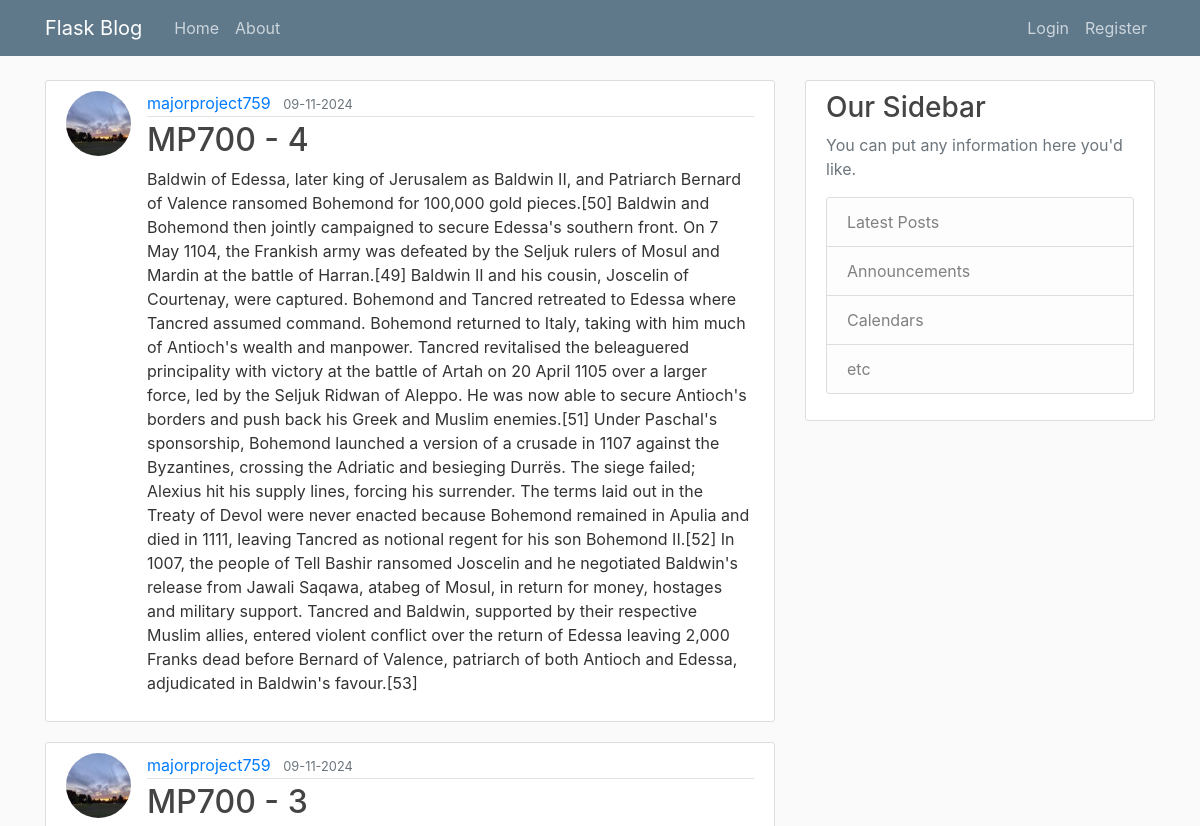
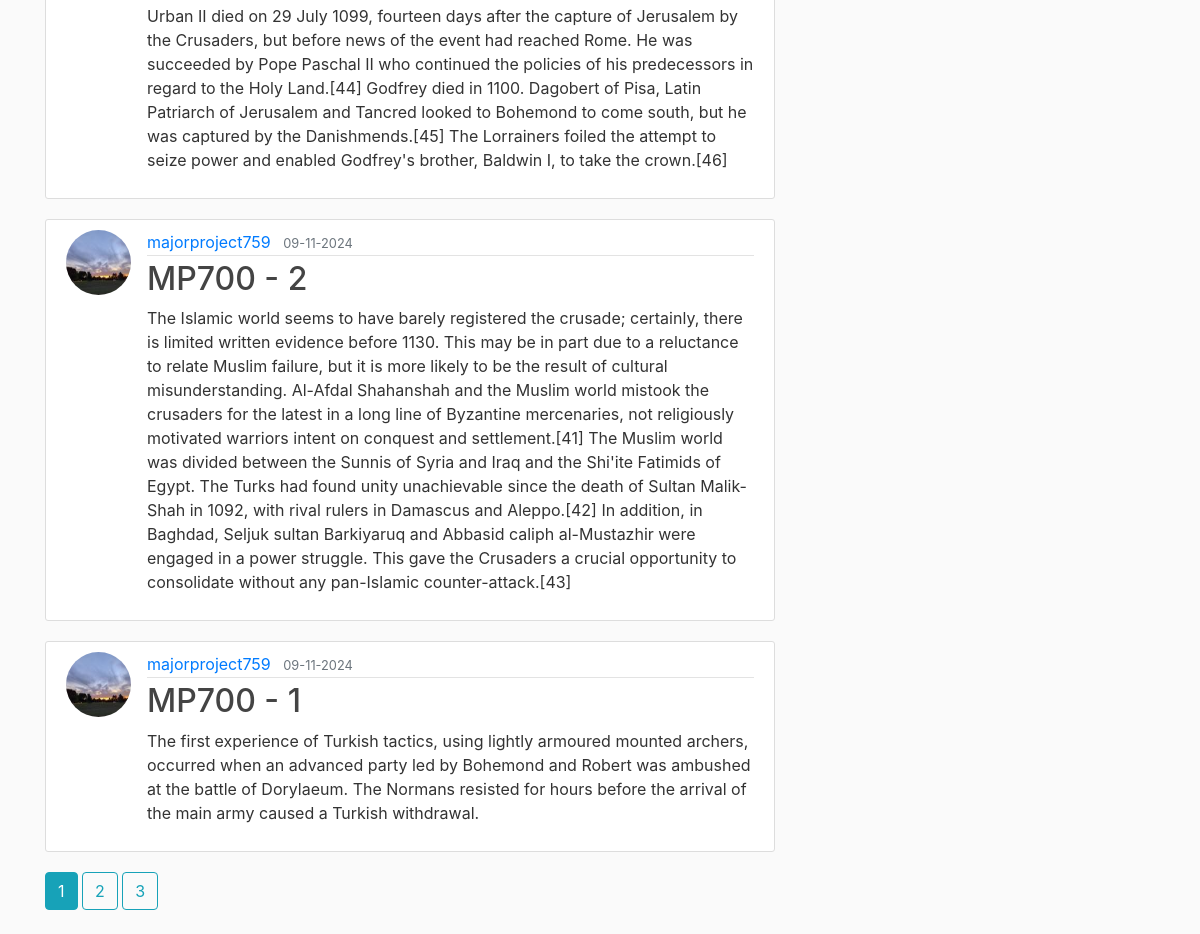
The page /home on the database its author committed (2 pictures, top to bottom).
### flask_corey/models.py (models this page shows, shortened)
class Post(db.Model):
    id = db.Column(db.Integer, primary_key=True)
    title = db.Column(db.String(100), nullable=False)
    date_posted = db.Column(db.DateTime, nullable=False, default=datetime.utcnow)
    content = db.Column(db.Text, nullable=False)
    user_id = db.Column(db.Integer, db.ForeignKey('user.id'), nullable=False)

class User(db.Model, UserMixin):
    id = db.Column(db.Integer, primary_key=True)
    username = db.Column(db.String(20), unique=True, nullable=False)
    email = db.Column(db.String(120), unique=True, nullable=False)
    image_file = db.Column(db.String(20), nullable=False, default='default.jpg')
    password = db.Column(db.String(60), nullable=False)
    posts = db.relationship('Post', backref='author', lazy=True)

### flask_corey/main/routes.py (the view)
@main.route("/")
@main.route("/home")
def home():
    page = request.args.get('page', 1, type=int)
    posts = Post.query.order_by(Post.date_posted.desc()).paginate(page=page, per_page=4)
    return render_template('home.html', posts=posts)

### flask_corey/templates/home.html
{% extends "layout.html" %}
{% block content %}
    {% for post in posts.items %}
        <article class="media content-section">
            <img src="{{ url_for('static', filename='profile_pics/' + post.author.image_file) }}" class="rounded-circle article-img">
            <div class="media-body">
            <div class="article-metadata">
                <a class="mr-2" href="{{ url_for('users.user_posts', username=post.author.username) }}">{{ post.author.username }}</a>
                <small class="text-muted">{{ post.date_posted.strftime('%m-%d-%Y') }}</small>
            </div>
            <h2><a class="article-title" href="{{ url_for('posts.post', post_id=post.id) }}">{{ post.title }}</a></h2>
            <p class="article-content">{{ post.content }}</p>
            </div>
        </article>
    {% endfor %}
    {% for page_num in posts.iter_pages(left_edge=1, right_edge=1, left_current=1, right_current=2) %}
        {% if page_num %}
            {% if posts.page == page_num %}
                <a class="btn btn-info mb-4" href="{{ url_for('main.home', page=page_num) }}">{{ page_num }}</a>
            {% else %}
                <a class="btn btn-outline-info mb-4" href="{{ url_for('main.home', page=page_num) }}">{{ page_num }}</a>
            {% endif %}
        {% else %}
            ...
        {% endif %}
    {% endfor %}
{% endblock content %}

### flask_corey/templates/layout.html (shortened to what this page needs)
<!DOCTYPE html>
<html lang="en">
<head>
    <link rel="stylesheet" href="https://maxcdn.bootstrapcdn.com/bootstrap/4.0.0/css/bootstrap.min.css">
    <link rel="stylesheet" type="text/css" href="{{ url_for('static', filename='main.css') }}">
</head>
<body>
    <header class="site-header">
        <nav class="navbar navbar-expand-md navbar-dark bg-steel fixed-top">
            <div class="container">
            <a class="navbar-brand mr-4" href="/">Flask Blog</a>
            <div class="collapse navbar-collapse" id="navbarToggle">
                <div class="navbar-nav mr-auto">
                <a class="nav-item nav-link" href="{{ url_for('main.home') }}">Home</a>
                <a class="nav-item nav-link" href="{{ url_for('main.about') }}">About</a>
                </div>
                <div class="navbar-nav">
                {% if current_user.is_authenticated %}
                    <a class="nav-item nav-link" href="{{ url_for('posts.new_post') }}">New Post</a>
                    <a class="nav-item nav-link" href="{{ url_for('users.account') }}">Account</a>
                    <a class="nav-item nav-link" href="{{ url_for('users.logout') }}">Logout</a>
                {% else %}
                    <a class="nav-item nav-link" href="{{ url_for('users.login') }}">Login</a>
                    <a class="nav-item nav-link" href="{{ url_for('users.register') }}">Register</a>
                {% endif %}
                </div>
            </div>
            </div>
        </nav>
    </header>
    <main role="main" class="container">
        <div class="row">
            <div class="col-md-8">
                {% block content %}{% endblock %}
            </div>
            <div class="col-md-4">
            <div class="content-section">
                <h3>Our Sidebar</h3>
                <p class='text-muted'>You can put any information here you'd like.
                <ul class="list-group">
                    <li class="list-group-item list-group-item-light">Latest Posts</li>
                    <li class="list-group-item list-group-item-light">Announcements</li>
                    <li class="list-group-item list-group-item-light">Calendars</li>
                    <li class="list-group-item list-group-item-light">etc</li>
                </ul>
                </p>
            </div>
            </div>
        </div>
    </main>
</body>
</html>

### flask_corey/static/main.css (style rules this page uses)
body { background: #fafafa; color: #333333; margin-top: 5rem; }
h1, h2, h3, h4, h5, h6 { color: #444444; }
.bg-steel { background-color: #5f788a; }
.site-header .navbar-nav .nav-link { color: #cbd5db; }
.content-section { background: #ffffff; padding: 10px 20px; border: 1px solid #dddddd; border-radius: 3px; margin-bottom: 20px; }
.article-title { color: #444444; }
.article-content { white-space: pre-line; }
.article-img { height: 65px; width: 65px; margin-right: 16px; }
.article-metadata { padding-bottom: 1px; margin-bottom: 4px; border-bottom: 1px solid #e3e3e3 }

### rows shown on the page
Post: image_file (picture), author.username "majorproject759", date_posted "09-11-2024", title "MP700 - 4", content "Baldwin of Edessa, later king of Jerusalem as Baldwin II, and Patriarch Bernard of Valence ransomed Bohemond for 100,000 gold pieces.[50] Baldwin and Bohemond then jointly campaigned to secure Edessa's southern front. On 7 May 1104, the Frankish army was defeated by the Seljuk rulers of Mosul and Mardin at the battle of Harran.[49] Baldwin II and his cousin, Joscelin of Courtenay, were captured. Bohemond and Tancred retreated to Edessa where Tancred assumed command. Bohemond returned to Italy, taking with him much of Antioch's wealth and manpower. Tancred revitalised the beleaguered principality with victory at the battle of Artah on 20 April 1105 over a larger force, led by the Seljuk…"
Post: image_file (picture), author.username "majorproject759", date_posted "09-11-2024", title "MP700 - 3", content "Urban II died on 29 July 1099, fourteen days after the capture of Jerusalem by the Crusaders, but before news of the event had reached Rome. He was succeeded by Pope Paschal II who continued the policies of his predecessors in regard to the Holy Land.[44] Godfrey died in 1100. Dagobert of Pisa, Latin Patriarch of Jerusalem and Tancred looked to Bohemond to come south, but he was captured by the Danishmends.[45] The Lorrainers foiled the attempt to seize power and enabled Godfrey's brother, Baldwin I, to take the crown.[46]"
Post: image_file (picture), author.username "majorproject759", date_posted "09-11-2024", title "MP700 - 2", content "The Islamic world seems to have barely registered the crusade; certainly, there is limited written evidence before 1130. This may be in part due to a reluctance to relate Muslim failure, but it is more likely to be the result of cultural misunderstanding. Al-Afdal Shahanshah and the Muslim world mistook the crusaders for the latest in a long line of Byzantine mercenaries, not religiously motivated warriors intent on conquest and settlement.[41] The Muslim world was divided between the Sunnis of Syria and Iraq and the Shi'ite Fatimids of Egypt. The Turks had found unity unachievable since the death of Sultan Malik-Shah in 1092, with rival rulers in Damascus and Aleppo.[42] In addition, in…"
Post: image_file (picture), author.username "majorproject759", date_posted "09-11-2024", title "MP700 - 1", content "The first experience of Turkish tactics, using lightly armoured mounted archers, occurred when an advanced party led by Bohemond and Robert was ambushed at the battle of Dorylaeum. The Normans resisted for hours before the arrival of the main army caused a Turkish withdrawal."

### other values the page prints
{{ page_num }} "1"
{{ page_num }} "2" "3"
